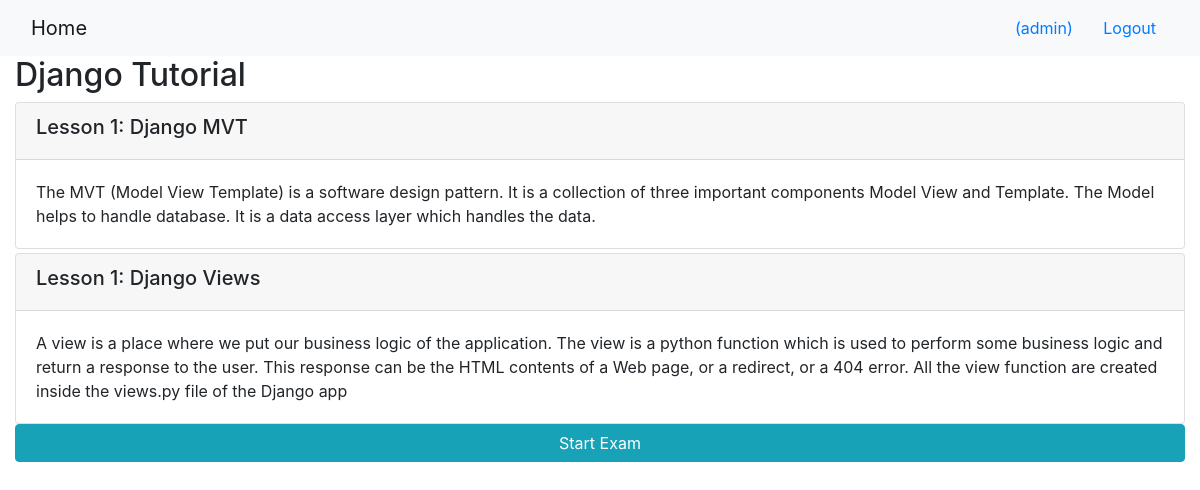
/onlinecourse/1/ (signed in), run on the app's committed database.
### onlinecourse/models.py (models this page shows, shortened)
class Course(models.Model):
    name = models.CharField(null=False, max_length=30, default='online course')
    image = models.ImageField(upload_to='course_images/')
    description = models.CharField(max_length=1000)
    pub_date = models.DateField(null=True)
    instructors = models.ManyToManyField(Instructor)
    users = models.ManyToManyField(settings.AUTH_USER_MODEL, through='Enrollment')
    total_enrollment = models.IntegerField(default=0)
    is_enrolled = False

class Lesson(models.Model):
    title = models.CharField(max_length=200, default="title")
    order = models.IntegerField(default=0)
    course = models.ForeignKey(Course, on_delete=models.CASCADE)
    content = models.TextField()

### onlinecourse/views.py (the view)
# urls.py: path('<int:pk>/', views.CourseDetailView.as_view(), name='course_details'),
class CourseDetailView(generic.DetailView):
    model = Course
    template_name = 'onlinecourse/course_detail_bootstrap.html'

### onlinecourse/templates/onlinecourse/course_detail_bootstrap.html (shortened to what this page needs)
<!DOCTYPE html>
<html lang="en">
<head>
     {% load static %}
    <link rel="stylesheet" href="https://maxcdn.bootstrapcdn.com/bootstrap/4.5.2/css/bootstrap.min.css">
</head>
<body>
    <nav class="navbar navbar-light bg-light">
        <div class="container-fluid">
            <div class="navbar-header">
                  <a class="navbar-brand" href="{% url 'onlinecourse:index' %}">Home</a>
            </div>
            <ul class="nav navbar-nav navbar-right">
                {% if user.is_authenticated %}
                <li>
                    <a class="btn btn-link" href="#">{{ user.first_name }}({{ user.username }})</a>
                    <a class="btn btn-link" href="{% url 'onlinecourse:logout' %}">Logout</a>
                </li>
                {% endif %}
            </ul>
        </div>
    </nav>
    <div class="container-fluid">
            <h2>{{ course.name }}</h2>
            <div class="card-columns-vertical">
                {% for lesson in course.lesson_set.all %}
                    <div class="card mt-1">
                        <div class="card-header"><h5>Lesson {{lesson.order|add:1}}: {{lesson.title}}</h5></div>
                        <div class="card-body">{{lesson.content}}</div>
                    </div>
                {% endfor %}
            </div>
            <button data-toggle="collapse" data-target="#exam"
                 class="btn btn-info" role="button" style="width:100%">
                Start Exam</button>
    </div>
</body>
</html>

### data on the page
Course: name "Django Tutorial"
Lesson: order|add "1", title "Django MVT", content "The MVT (Model View Template) is a software design pattern. It is a collection of three important components Model View and Template. The Model helps to handle database. It is a data access layer which handles the data."
Lesson: order|add "1", title "Django Views", content "A view is a place where we put our business logic of the application. The view is a python function which is used to perform some business logic and return a response to the user. This response can be the HTML contents of a Web page, or a redirect, or a 404 error. All the view function are created inside the views.py file of the Django app"

### other printed values
{{ user.username }} "admin"
